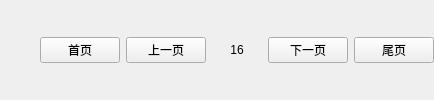
                  <widget class="QWidget" name="widget_8" native="true">
                   <layout class="QHBoxLayout" name="horizontalLayout_8">
                    <property name="leftMargin">
                     <number>0</number>
                    </property>
                    <property name="topMargin">
                     <number>0</number>
                    </property>
                    <property name="rightMargin">
                     <number>0</number>
                    </property>
                    <property name="bottomMargin">
                     <number>0</number>
                    </property>
                    <item>
                     <spacer name="horizontalSpacer_5">
                      <property name="orientation">
                       <enum>Qt::Horizontal</enum>
                      </property>
                      <property name="sizeHint" stdset="0">
                       <size>
                        <width>40</width>
                        <height>20</height>
                       </size>
                      </property>
                     </spacer>
                    </item>
                    <item>
                     <widget class="QPushButton" name="btn_pageFront">
                      <property name="text">
                       <string>首页</string>
                      </property>
                     </widget>
                    </item>
                    <item>
                     <widget class="QPushButton" name="btn_prePage">
                      <property name="text">
                       <string>上一页</string>
                      </property>
                     </widget>
                    </item>
                    <item>
                     <widget class="QLabel" name="label_2">
                      <property name="minimumSize">
                       <size>
                        <width>50</width>
                        <height>30</height>
                       </size>
                      </property>
                      <property name="maximumSize">
                       <size>
                        <width>50</width>
                        <height>30</height>
                       </size>
                      </property>
                      <property name="text">
                       <string>16</string>
                      </property>
                      <property name="alignment">
                       <set>Qt::AlignCenter</set>
                      </property>
                     </widget>
                    </item>
                    <item>
                     <widget class="QPushButton" name="btn_nextPage">
                      <property name="text">
                       <string>下一页</string>
                      </property>
                     </widget>
                    </item>
                    <item>
                     <widget class="QPushButton" name="btn_pageEnd">
                      <property name="text">
                       <string>尾页</string>
                      </property>
                     </widget>
                    </item>
                   </layout>
                  </widget>
